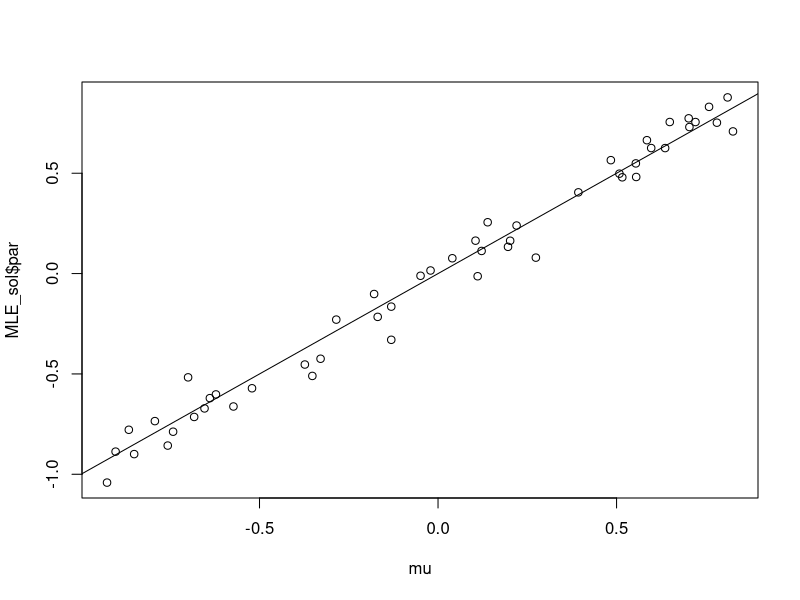
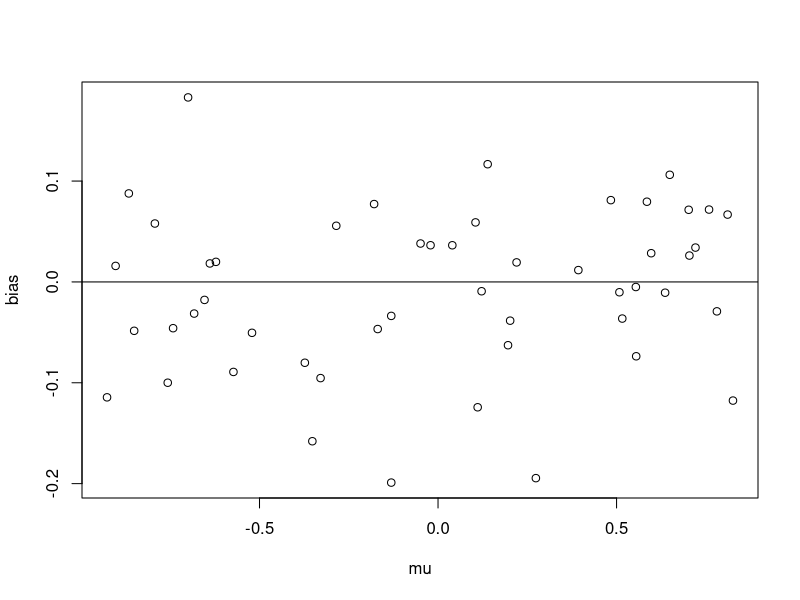
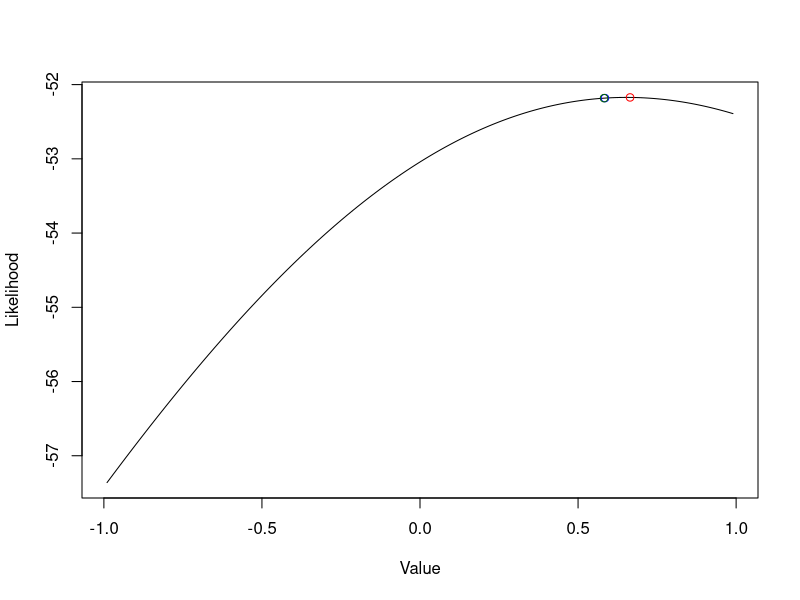

Recreate these plots in R, in order.
library(MASS)
library(matrixcalc)

p <- 50
mu <- as.matrix(round(runif(p, -1, 1), 3))

n <- 100
X <- mvrnorm(n = n, mu = mu, Sigma = mu %*% t(mu) + diag(p))

minusloglike1 <- function(mu, DATA){
  n <- nrow(DATA)
  
  Sigma <- mu %*% t(mu) + diag(p)
  if(!is.positive.definite(Sigma)) stop("Sigma not positive definite")
  
  dist <- X - rep(1,n) %*% t(mu)
  log(det(Sigma)) + mean(diag(dist %*% solve(Sigma) %*% t(dist)))
}

minusloglike2 <- function(mu, DATA){
  mtr <- function(MATR) mean(diag(MATR))
  n <- nrow(DATA)
  dist <- X - rep(1,n)%*%t(mu)
  return(  log(1 + t(mu)%*%mu) +
             mtr(dist%*%t(dist)) -
             mtr(dist%*%mu%*%t(mu)%*%t(dist)) / (1 + t(mu)%*%mu) )
}

minusloglike1(mu, X)

minusloglike2(mu, X)

MLE_sol <- optim(par = rep(0, p), fn = function(M) minusloglike1(M, X), method = "L-BFGS-B")
plot(mu, MLE_sol$par)
abline(a = 0, b = 1)

bias <- MLE_sol$par - mu
plot(mu, bias)
abline(a = 0, b = 0)
summary(lm(bias ~ mu + I(mu^2)))

alpha <- seq(-0.99, 0.99, by = 0.01)
pelet <- matrix(nrow = length(alpha), ncol = 2)
pelet[,1] <- alpha
colnames(pelet) <- c("Value", "Likelihood")

index <- 1
for(i in 1:length(alpha)){
  pelet[i,2] <- -minusloglike1(replace(mu, index, alpha[i]), X)
}

plot(pelet[,1:2], type = "l", col = "black")
points(mu[index], -minusloglike1(mu, X), col = "blue")
points(mean(X[,index]), -minusloglike1(replace(mu, index, mean(X[,index])), X), col = "darkgreen")
points(MLE_sol$par[index],
       -minusloglike1(replace(mu, index, MLE_sol$par[index]), X), col = "red")
